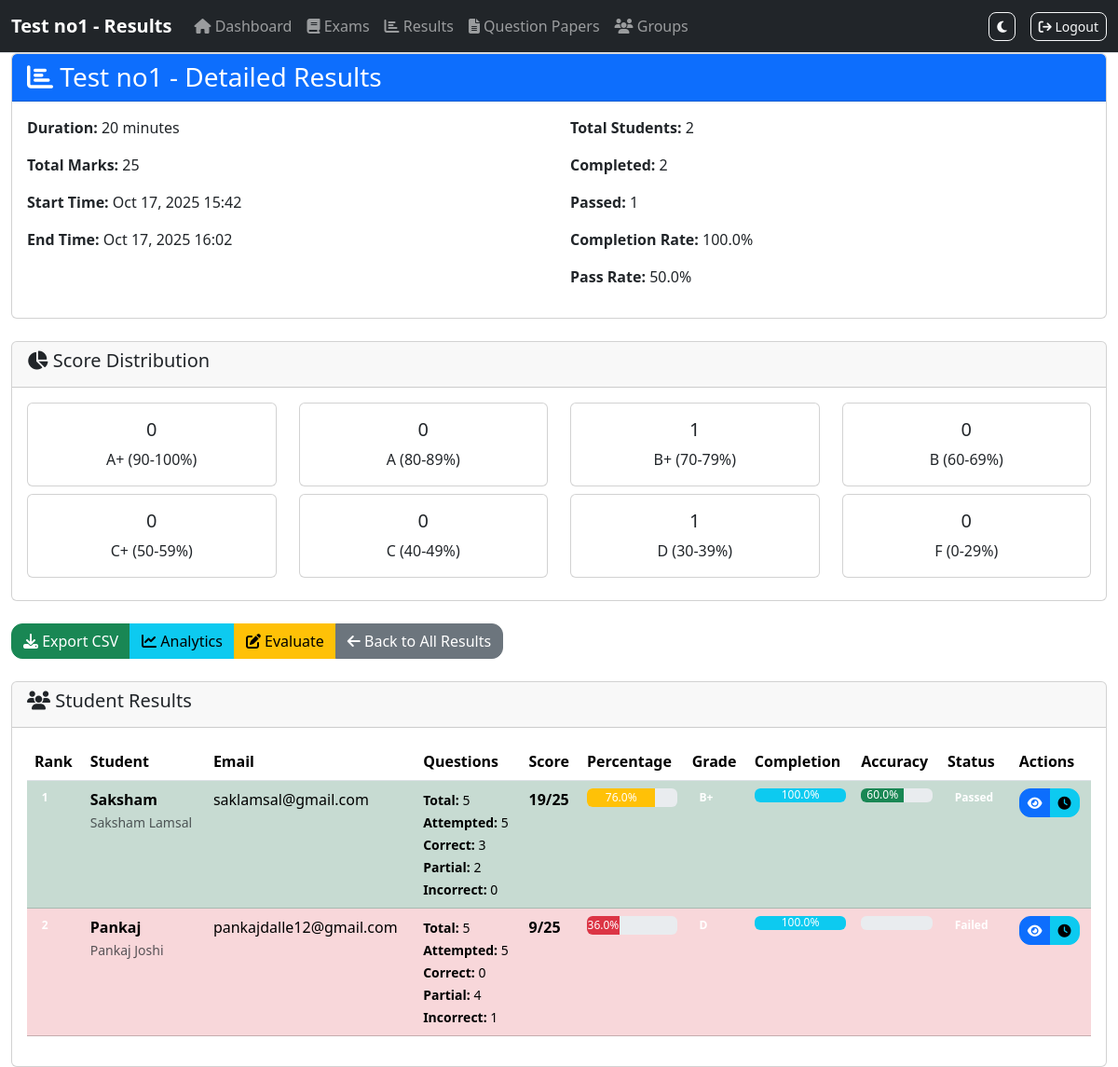
The app's page /prof/results/exam/24/ (signed in) with its own data.
### main/models/exam.py (models this page shows, shortened)
class Exam_Model(models.Model):
    professor = models.ForeignKey(User, limit_choices_to={'groups__name': "Professor"}, on_delete=models.CASCADE)
    name = models.CharField(max_length=50)
    total_marks = models.IntegerField()
    duration = models.IntegerField()
    question_paper = models.ForeignKey(Question_Paper, on_delete=models.CASCADE, related_name='exams')
    student_group = models.ManyToManyField(Special_Students, related_name='exams')
    start_time = models.DateTimeField(default=timezone.now)
    end_time = models.DateTimeField(default=timezone.now)

### student/models.py (models this page shows, shortened)
class ExamResults(models.Model):
    exam = models.ForeignKey(Exam_Model, on_delete=models.CASCADE)
    student = models.ForeignKey(User, limit_choices_to={'groups__name': "Student"}, on_delete=models.CASCADE)
    student_exam = models.OneToOneField(StuExam_DB, on_delete=models.CASCADE)
    total_questions = models.IntegerField(default=0)
    questions_attempted = models.IntegerField(default=0)
    questions_correct = models.IntegerField(default=0)
    questions_partial = models.IntegerField(default=0)
    questions_incorrect = models.IntegerField(default=0)
    total_score = models.IntegerField(default=0)
    max_possible_score = models.IntegerField(default=0)
    percentage = models.FloatField(default=0.0)
    grade_letter = models.CharField(max_length=2, default='F')
    time_taken = models.DurationField(null=True, blank=True)
    completion_rate = models.FloatField(default=0.0, help_text="Percentage of questions attempted")
    accuracy_rate = models.FloatField(default=0.0, help_text="Percentage of correct answers")
    is_completed = models.BooleanField(default=False)
    is_graded = models.BooleanField(default=False)
    is_passed = models.BooleanField(default=False, help_text="Whether student passed the exam")
    started_at = models.DateTimeField(auto_now_add=True)
    completed_at = models.DateTimeField(null=True, blank=True)
    graded_at = models.DateTimeField(null=True, blank=True)
    class Meta:
        verbose_name = "Exam Result"
        verbose_name_plural = "Exam Results"
        ordering = ['-completed_at', '-started_at']
        unique_together = ['exam', 'student']

### prof/views/results.py (the view)
def view_exam_results(request, exam_id):
    prof = request.user
    exam = Exam_Model.objects.get(professor=prof, pk=exam_id)
    results = ExamResults.objects.filter(exam=exam).order_by('-percentage', '-completed_at')
    total_students = results.count()
    completed_students = results.filter(is_completed=True).count()
    passed_students = results.filter(is_passed=True).count()
    score_ranges = {
        'A+ (90-100%)': results.filter(percentage__gte=90).count(),
        'A (80-89%)': results.filter(percentage__gte=80, percentage__lt=90).count(),
        'B+ (70-79%)': results.filter(percentage__gte=70, percentage__lt=80).count(),
        'B (60-69%)': results.filter(percentage__gte=60, percentage__lt=70).count(),
        'C+ (50-59%)': results.filter(percentage__gte=50, percentage__lt=60).count(),
        'C (40-49%)': results.filter(percentage__gte=40, percentage__lt=50).count(),
        'D (30-39%)': results.filter(percentage__gte=30, percentage__lt=40).count(),
        'F (0-29%)': results.filter(percentage__lt=30).count(),
    }
    avg_stats = results.filter(is_completed=True).aggregate(
        avg_percentage=Avg('percentage'),
        avg_completion_rate=Avg('completion_rate'),
        avg_accuracy_rate=Avg('accuracy_rate'),
    )
    return render(request, 'prof/results/exam_results.html', {
        'prof': prof,
        'exam': exam,
        'results': results,
        'total_students': total_students,
        'completed_students': completed_students,
        'passed_students': passed_students,
        'completion_rate': round((completed_students / total_students * 100) if total_students > 0 else 0, 2),
        'pass_rate': round((passed_students / completed_students * 100) if completed_students > 0 else 0, 2),
        'score_ranges': score_ranges,
        'avg_stats': avg_stats,
    })

### prof/templates/prof/results/exam_results.html (shortened to what this page needs)
{% extends 'prof/base/base.html' %}
{% block navbar_title %}{{ exam.name }} - Results{% endblock navbar_title %}
{% block body %}
<div class="container-fluid">
    <div class="row mb-4">
        <div class="col-12">
            <div class="card">
                <div class="card-header bg-primary text-white">
                    <h3 class="mb-0">
                        <i class="fa fa-chart-bar"></i> {{ exam.name }} - Detailed Results
                    </h3>
                </div>
                <div class="card-body">
                    <div class="row">
                        <div class="col-md-6">
                            <p><strong>Duration:</strong> {{ exam.duration }} minutes</p>
                            <p><strong>Total Marks:</strong> {{ exam.total_marks }}</p>
                            <p><strong>Start Time:</strong> {{ exam.start_time|date:"M d, Y H:i" }}</p>
                            <p><strong>End Time:</strong> {{ exam.end_time|date:"M d, Y H:i" }}</p>
                        </div>
                        <div class="col-md-6">
                            <p><strong>Total Students:</strong> {{ total_students }}</p>
                            <p><strong>Completed:</strong> {{ completed_students }}</p>
                            <p><strong>Passed:</strong> {{ passed_students }}</p>
                            <p><strong>Completion Rate:</strong> {{ completion_rate }}%</p>
                            <p><strong>Pass Rate:</strong> {{ pass_rate }}%</p>
                        </div>
                    </div>
                </div>
            </div>
        </div>
    </div>
    <div class="row mb-4">
        <div class="col-12">
            <div class="card">
                <div class="card-header">
                    <h5><i class="fa fa-chart-pie"></i> Score Distribution</h5>
                </div>
                <div class="card-body">
                    <div class="row">
                        {% for range, count in score_ranges.items %}
                        <div class="col-md-3 mb-2">
                            <div class="card text-center">
                                <div class="card-body">
                                    <h5 class="card-title">{{ count }}</h5>
                                    <p class="card-text">{{ range }}</p>
                                </div>
                            </div>
                        </div>
                        {% endfor %}
                    </div>
                </div>
            </div>
        </div>
    </div>
    <div class="row mb-4">
        <div class="col-12">
            <div class="btn-group" role="group">
                <a href="{% url 'prof:export_results' exam.id %}" class="btn btn-success">
                    <i class="fa fa-download"></i> Export CSV
                </a>
                <a href="{% url 'prof:results_analytics' exam.id %}" class="btn btn-info">
                    <i class="fa fa-chart-line"></i> Analytics
                </a>
                <a href="{% url 'prof:evaluate_exam' exam.id %}" class="btn btn-warning">
                    <i class="fa fa-edit"></i> Evaluate
                </a>
                <a href="{% url 'prof:view_all_results' %}" class="btn btn-secondary">
                    <i class="fa fa-arrow-left"></i> Back to All Results
                </a>
            </div>
        </div>
    </div>
    <div class="row">
        <div class="col-12">
            <div class="card">
                <div class="card-header">
                    <h5><i class="fa fa-users"></i> Student Results</h5>
                </div>
                <div class="card-body">
                    {% if results %}
                        <div class="table-responsive">
                            <table class="table table-striped table-hover" id="resultsTable">
                                <thead class="thead-dark">
                                    <tr>
                                        <th>Rank</th>
                                        <th>Student</th>
                                        <th>Email</th>
                                        <th>Questions</th>
                                        <th>Score</th>
                                        <th>Percentage</th>
                                        <th>Grade</th>
                                        <th>Completion</th>
                                        <th>Accuracy</th>
                                        <th>Status</th>
                                        <th>Actions</th>
                                    </tr>
                                </thead>
                                <tbody>
                                    {% for result in results %}
                                    <tr class="{% if result.is_passed %}table-success{% elif not result.is_completed %}table-warning{% else %}table-danger{% endif %}">
                                        <td>
                                            <span class="badge badge-{% if forloop.counter <= 3 %}success{% elif forloop.counter <= 10 %}primary{% else %}secondary{% endif %}">
                                                {{ forloop.counter }}
                                            </span>
                                        </td>
                                        <td>
                                            <strong>{{ result.student.username }}</strong><br>
                                            <small class="text-muted">{{ result.student.first_name }} {{ result.student.last_name }}</small>
                                        </td>
                                        <td>{{ result.student.email }}</td>
                                        <td>
                                            <small>
                                                <strong>Total:</strong> {{ result.total_questions }}<br>
                                                <strong>Attempted:</strong> {{ result.questions_attempted }}<br>
                                                <strong>Correct:</strong> {{ result.questions_correct }}<br>
                                                <strong>Partial:</strong> {{ result.questions_partial }}<br>
                                                <strong>Incorrect:</strong> {{ result.questions_incorrect }}
                                            </small>
                                        </td>
                                        <td>
                                            <strong>{{ result.total_score }}/{{ result.max_possible_score }}</strong>
                                        </td>
                                        <td>
                                            <div class="progress" style="height: 20px;">
                                                <div class="progress-bar {% if result.percentage >= 80 %}bg-success{% elif result.percentage >= 60 %}bg-warning{% else %}bg-danger{% endif %}"
                                                     role="progressbar"
                                                     style="width: {{ result.percentage }}%"
                                                     aria-valuenow="{{ result.percentage }}"
                                                     aria-valuemin="0"
                                                     aria-valuemax="100">
                                                    {{ result.percentage|floatformat:1 }}%
                                                </div>
                                            </div>
                                        </td>
                                        <td>
                                            <span class="badge badge-{% if result.grade_letter in 'A+' %}success{% elif result.grade_letter in 'AB' %}primary{% elif result.grade_letter in 'C' %}warning{% else %}danger{% endif %} badge-lg">
                                                {{ result.grade_letter }}
                                            </span>
                                        </td>
                                        <td>
                                            <div class="progress" style="height: 15px;">
                                                <div class="progress-bar bg-info"
                                                     role="progressbar"
                                                     style="width: {{ result.completion_rate }}%"
                                                     aria-valuenow="{{ result.completion_rate }}"
                                                     aria-valuemin="0"
                                                     aria-valuemax="100">
                                                    {{ result.completion_rate|floatformat:1 }}%
                                                </div>
                                            </div>
                                        </td>
                                        <td>
                                            <div class="progress" style="height: 15px;">
                                                <div class="progress-bar bg-success"
                                                     role="progressbar"
                                                     style="width: {{ result.accuracy_rate }}%"
                                                     aria-valuenow="{{ result.accuracy_rate }}"
                                                     aria-valuemin="0"
                                                     aria-valuemax="100">
                                                    {{ result.accuracy_rate|floatformat:1 }}%
                                                </div>
                                            </div>
                                        </td>
                                        <td>
                                            {% if result.is_completed %}
                                                {% if result.is_passed %}
                                                    <span class="badge badge-success">Passed</span>
                                                {% else %}
                                                    <span class="badge badge-danger">Failed</span>
                                                {% endif %}
                                            {% else %}
                                                <span class="badge badge-warning">Incomplete</span>
                                            {% endif %}
                                        </td>
                                        <td>
                                            <div class="btn-group" role="group">
                                                <a href="{% url 'prof:view_student_results' exam.id result.student.id %}"
                                                   class="btn btn-sm btn-primary" title="View Details">
                                                    <i class="fa fa-eye"></i>
                                                </a>
                                                {% if result.is_completed %}
                                                <button class="btn btn-sm btn-info"
                                                        onclick="showTimeDetails('{{ result.student.username }}', '{{ result.started_at }}', '{{ result.completed_at }}')"
                                                        title="Time Details">
                                                    <i class="fa fa-clock"></i>
                                                </button>
                                                {% endif %}
                                            </div>
                                        </td>
                                    </tr>
                                    {% endfor %}
                                </tbody>
                            </table>
                        </div>
                    {% else %}
                        <div class="alert alert-info">
                            <i class="fa fa-info-circle"></i>
                            No results found for this exam.
                        </div>
                    {% endif %}
                </div>
            </div>
        </div>
    </div>
</div>
{% endblock body %}

### records on screen
Exam_Model: name "Test no1", duration "20", total_marks "25", start_time "Oct 17, 2025 15:42", end_time "Oct 17, 2025 16:02"
ExamResults: student.username "Saksham", student.first_name "Saksham", student.last_name "Lamsal", student.email "saklamsal@gmail.com", total_questions "5", questions_attempted "5", questions_correct "3", questions_partial "2", questions_incorrect "0", total_score "19", max_possible_score "25", percentage "76.0", grade_letter "B+", completion_rate "100.0", accuracy_rate "60.0", is_completed "Passed"
ExamResults: student.username "Pankaj", student.first_name "Pankaj", student.last_name "Joshi", student.email "pankajdalle12@gmail.com", total_questions "5", questions_attempted "5", questions_correct "0", questions_partial "4", questions_incorrect "1", total_score "9", max_possible_score "25", percentage "36.0", grade_letter "D", completion_rate "100.0", is_completed "Failed"

### other values on screen
{{ total_students }} "2"
{{ completed_students }} "2"
{{ passed_students }} "1"
{{ completion_rate }} "100.0"
{{ pass_rate }} "50.0"
{{ count }} "0" "0" "1" "0" "0" "0" "1" "0"
{{ range }} "A+ (90-100%)" "A (80-89%)" "B+ (70-79%)" "B (60-69%)" "C+ (50-59%)" "C (40-49%)" "D (30-39%)" "F (0-29%)"
